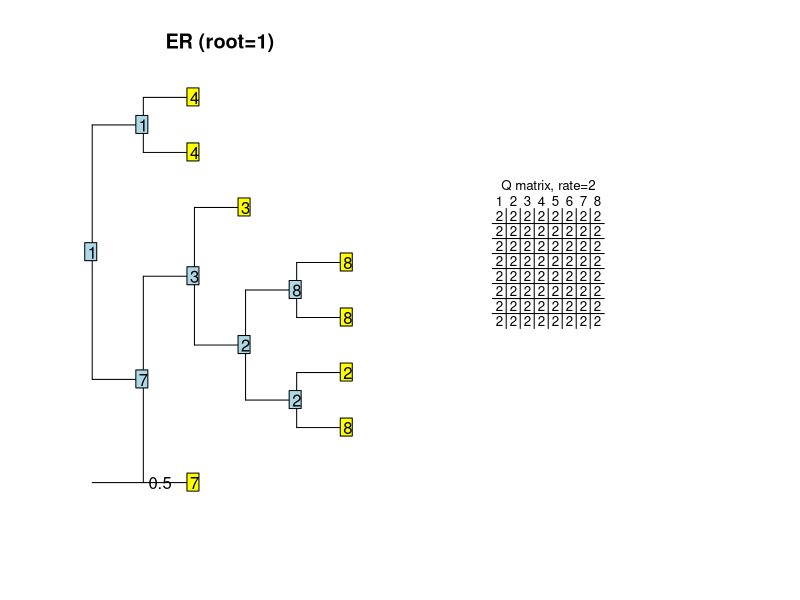
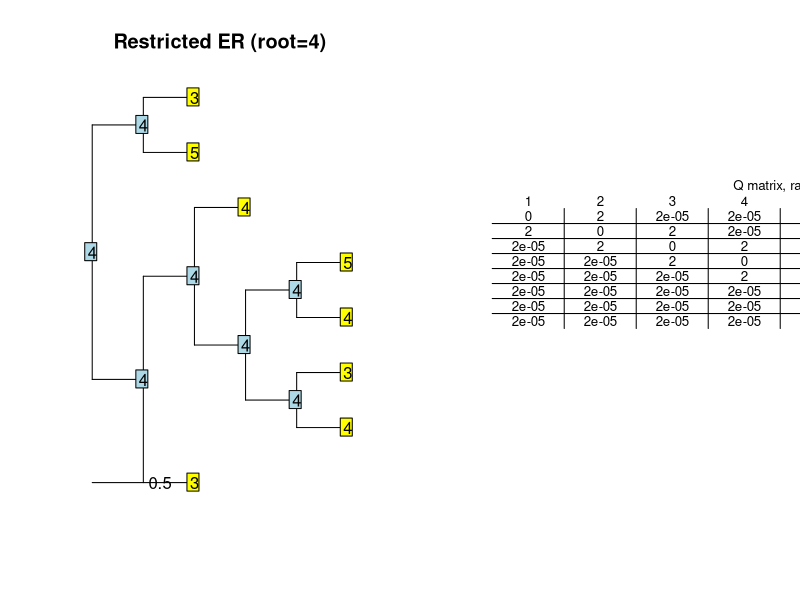
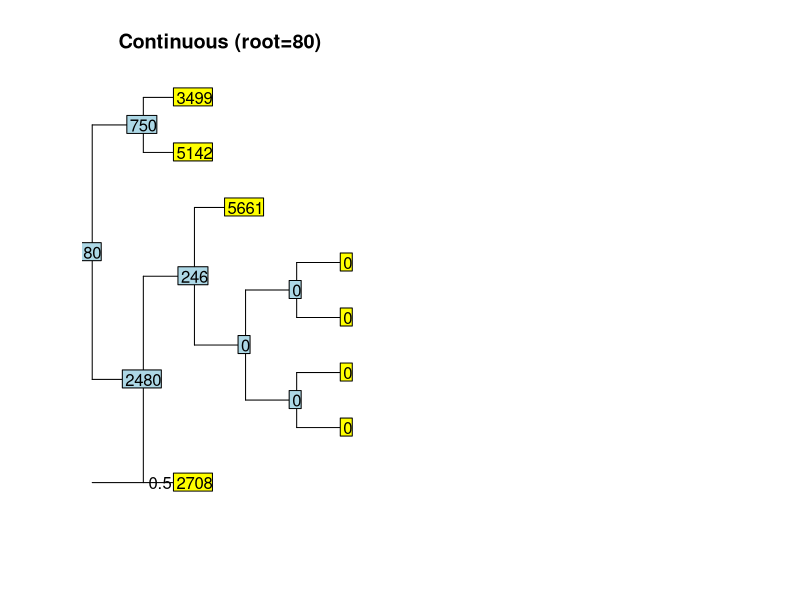
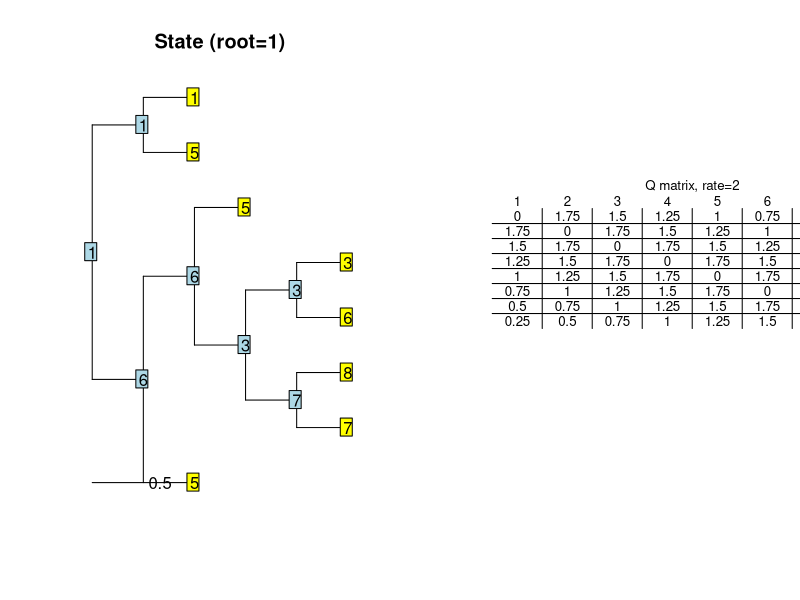

The R script that drew these images, in order:
library(ape)
library(plotrix)
rTraitDisc2 <-
    function(phy, model = "ER", k = if (is.matrix(model)) ncol(model) else 2,
             rate = 0.1, states = LETTERS[1:k], freq = rep(1/k, k),
             ancestor = FALSE, root.value = 1, ...)
    {
        if (is.null(phy$edge.length))
            stop("tree has no branch length")
        if (any(phy$edge.length < 0))
            stop("at least one branch length negative")
        
        if (is.character(model)) {
            switch(toupper(model), "ER" = {
                if (length(rate) != 1)
                    stop("`rate' must have one element")
                Q <- matrix(rate, k, k)
            }, "ARD" = {
                if (length(rate) != k*(k - 1))
                    stop("`rate' must have k(k - 1) elements")
                Q <- matrix(0, k, k)
                Q[col(Q) != row(Q)] <- rate
            }, "SYM" = {
                if (length(rate) != k*(k - 1)/2)
                    stop("`rate' must have k(k - 1)/2 elements")
                Q <- matrix(0, k, k)
                sel <- col(Q) < row(Q)
                Q[sel] <- rate
                Q <- t(Q)
                Q[sel] <- rate
            })
        }
        if (is.matrix(model)) {
            Q <- model
            if (ncol(Q) != nrow(Q))
                stop("the matrix given as `model' must be square")
        }
        
        phy <- reorder(phy, "pruningwise")
        n <- length(phy$tip.label)
        N <- dim(phy$edge)[1]
        ROOT <- n + 1L
        x <- integer(n + phy$Nnode)
        x[ROOT] <- as.integer(root.value)
        
        anc <- phy$edge[, 1]
        des <- phy$edge[, 2]
        el <- phy$edge.length
        
        if (is.function(model)) {
            environment(model) <- environment() # to find 'k'
            for (i in N:1) {
                x[des[i]] <- model(x[anc[i]], el[i], ...)
            }
        } else {
            #print(freq)
            freq <- rep(freq, each = k)
            #print(freq)
            Q <- Q * freq
            diag(Q) <- 0
            diag(Q) <- -rowSums(Q)
            for (i in N:1) {
                p <- matexpo(Q * el[i])[x[anc[i]], ]
                x[des[i]] <- sample.int(k, size = 1, FALSE, prob = p)
            }
        }
        
        if (ancestor) {
            if (is.null(phy$node.label)) phy <- makeNodeLabel(phy)
            names(x) <- c(phy$tip.label, phy$node.label)
        } else {
            x <- x[1:n]
            names(x) <- phy$tip.label
        }
        class(x) <- "factor"
        levels(x) <- states
        x
    }

get_matrix = function(cols, model) {
    found = 0
    while (found < cols) {
        root = sample(nrow(model), size=1)
        temp = rTraitDisc2(tree, model=model, 
                          states=1:nrow(model), 
                          root.value=root,
                          ancestor=T)
        temp = as.matrix(temp)
        if (min(temp) < max(temp)) {
            if (found == 0) {
                m = temp
                roots = c(root)
            } else {
                m = cbind(m, temp)
                roots = c(roots, root)
            }
            found = found + 1
        }
    }
    return(list(m, roots))
}

get_state_model = function(num_states,rate) {
    mat=matrix(seq(1:num_states**2),num_states)
    for (i in 1:num_states) {
        for (j in 1:num_states) {
            if (i != j) {
                mat[i,j] = (rate/num_states)*(num_states-(abs(i-j)))
            } else {
                mat[i,j] = 0
            }
        }
    }
    print(mat)
    return(mat)
}

get_er_model = function(num_states, rate) {
    mat = matrix(rep(rate, num_states**2), num_states)
    print(mat)
    mat
}

get_restricted_er_model = function(num_states, rate) {
    mat = get_er_model(num_states, rate)
    for (i in 1:nrow(mat)) {
        for (j in 1:ncol(mat)) {
            if (abs(i-j) == 1) {
                mat[i,j] = rate    
            } else if (i != j) {
                mat[i,j] = rate*0.00001
            } else {
                mat[i,j] = 0
            }
        }
    }
    print(mat)
    mat
}

get_continuous_matrix = function(cols) {
    r = round(rgamma(1, shape=1000, rate=1))
    r = sample(100, size=1)
    m = replicate(cols, rTraitCont(tree, ancestor=T, sigma=r*100, root.value=r))
    m = round(as.matrix(m))
    m = ifelse(m<0, 0, m)
    return(list(m, r))
}

num_states = 8
cols = 1
rate = 2
tree =  rtree(num_states)
tree$edge.length = rep(0.5, length(tree$edge.length))
er_model = get_er_model(num_states, rate)
data_er = get_matrix(cols, er_model)
res_er_model = get_restricted_er_model(num_states, rate)
data_res_er = get_matrix(cols, res_er_model)
data_cont = get_continuous_matrix(cols)
state_model = get_state_model(num_states, rate)
data_state = get_matrix(cols, state_model)

pdf(paste("tree_demo_", rate, ".pdf", sep=""), height=8.5, width=20)
l = matrix(c(1,2,3,4,5,6,7,8), 4, 2, byrow = TRUE)
#layout(l)
data = list(data_er, data_res_er, data_cont, data_state)
titles = c('ER', "Restricted ER", "Continuous", "State")
tables = list(er_model, res_er_model, matrix(), state_model)
for (i in 1:length(data)) {
    par(mfrow=c(1,2))
    plot(tree, show.tip.label=F)
    labels = data[i][[1]][[1]]
    root = data[i][[1]][[2]]
    title(paste(titles[i], " (root=", root, ")", sep=""))
    add.scale.bar()
    Y <- labels[1:num_states]
    A <- labels[-(1:num_states)]
    nodelabels(A)
    tiplabels(Y)
    plot.new()
    if (i!=3) {
        addtable2plot(0,0.4,table=tables[i][[1]], xpad=1, title=paste("Q matrix, rate=", rate, sep=""), cex=0.8, hlines=T, vlines=T)
    }
}
dev.off()
